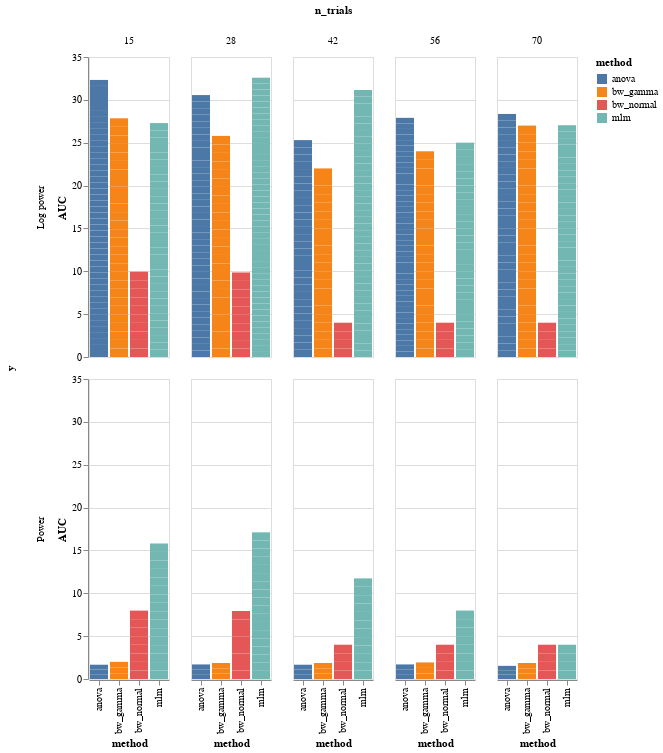
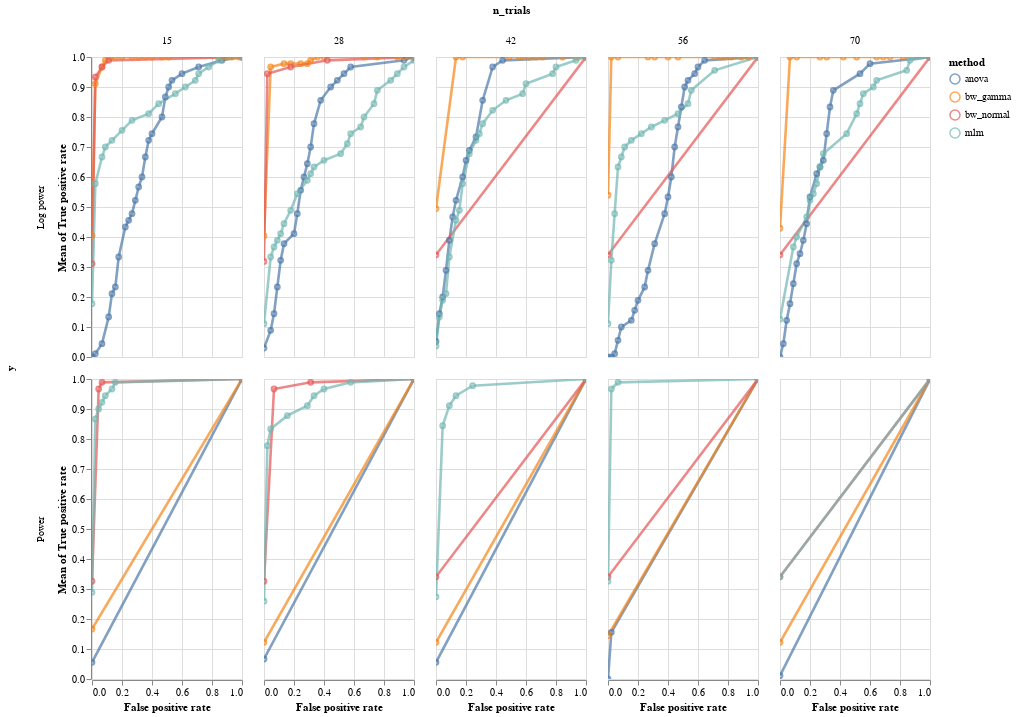

Here is the notebook cell these charts were saved with, in order:
### Markdown cell above
## ROC curve

### Code cell
df = model_comparison.make_roc_auc(res, binary=False, groups=('method', 'y', 'n_trials'))

bars, roc = model_comparison.plot_roc(df)
bars.facet(column='n_trials', row='y').properties().display()
roc.facet(column='n_trials', row='y').properties()

### Figure 1 — Vega-Lite specification as saved in the notebook (floating-point values rounded to 4 significant figures; data arrays with more than 128 entries replaced by an {"elided": "..."} marker saying what was removed)
{"config": {"view": {"continuousWidth": 400, "continuousHeight": 300}}, "data": {"name": "data-8c0485ffed35f00fb35f07788faadc5b"}, "facet": {"column": {"type": "quantitative", "field": "n_trials"}, "row": {"type": "nominal", "field": "y"}}, "spec": {"mark": "bar", "encoding": {"color": {"type": "nominal", "field": "method"}, "x": {"type": "nominal", "field": "method"}, "y": {"type": "quantitative", "field": "AUC"}}, "selection": {"selector002": {"type": "interval", "bind": "scales", "encodings": ["x", "y"]}}}, "$schema": "https://vega.github.io/schema/vega-lite/v4.8.1.json", "datasets": {"data-8c0485ffed35f00fb35f07788faadc5b": {"elided": "655 records"}}}

### Figure 2 — Vega-Lite specification as saved in the notebook (floating-point values rounded to 4 significant figures; data arrays with more than 128 entries replaced by an {"elided": "..."} marker saying what was removed)
{"config": {"view": {"continuousWidth": 400, "continuousHeight": 300}}, "data": {"name": "data-8c0485ffed35f00fb35f07788faadc5b"}, "facet": {"column": {"type": "quantitative", "field": "n_trials"}, "row": {"type": "nominal", "field": "y"}}, "spec": {"layer": [{"mark": {"type": "line", "opacity": 0.7, "size": 2.6}, "encoding": {"color": {"type": "nominal", "field": "method"}, "x": {"type": "quantitative", "field": "False positive rate"}, "y": {"type": "quantitative", "aggregate": "mean", "field": "True positive rate"}}, "selection": {"selector001": {"type": "interval", "bind": "scales", "encodings": ["x", "y"]}}}, {"mark": {"type": "point", "opacity": 0.7, "size": 22.6}, "encoding": {"color": {"type": "nominal", "field": "method"}, "x": {"type": "quantitative", "field": "False positive rate"}, "y": {"type": "quantitative", "aggregate": "mean", "field": "True positive rate"}}}], "width": 150}, "$schema": "https://vega.github.io/schema/vega-lite/v4.8.1.json", "datasets": {"data-8c0485ffed35f00fb35f07788faadc5b": {"elided": "655 records"}}}
